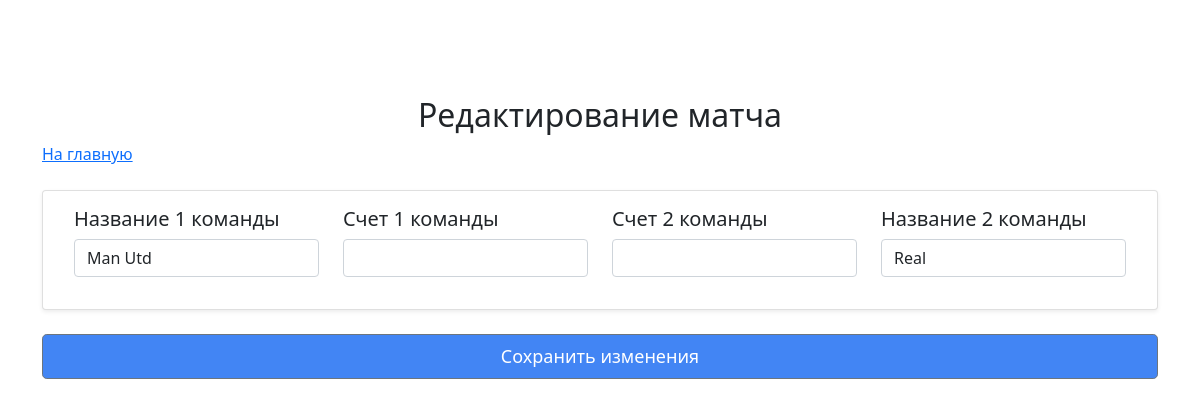
Before: /editevent.php?id=6 with the older database file.
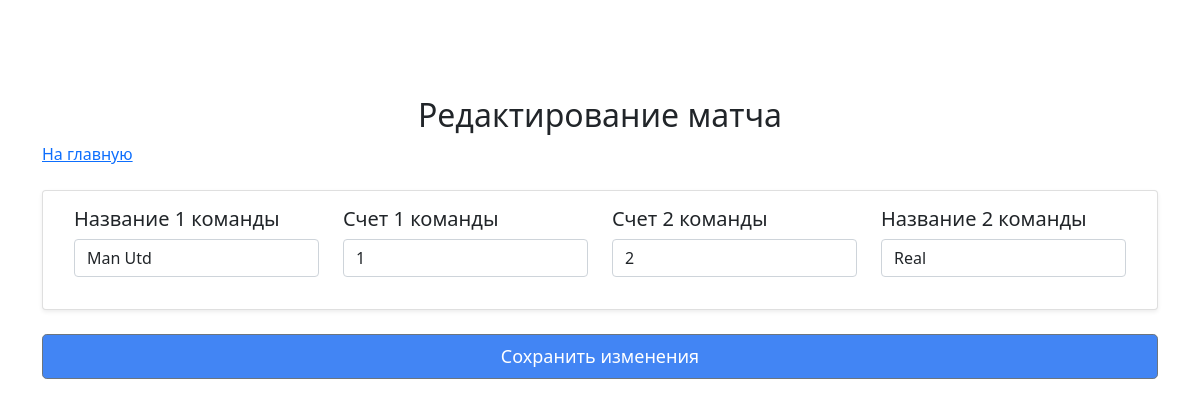
After: the same page with the newer database file.
### tables this page shows
CREATE TABLE `Game` (
  `id` int NOT NULL COMMENT 'id игры',
  `id_team1` int NOT NULL COMMENT 'id первой команды',
  `id_team2` int NOT NULL COMMENT 'id второй команды',
  `Goals1` int NOT NULL,
  `Goals2` int NOT NULL
);

### editevent.php (the view, shortened to what this page needs)
<?php
require "dbconnect.php";
$idMatch = $_GET['id'];
$sql = "SELECT Game.id, Game.id_team1, Game.id_team2, Game.Goals1, Game.Goals2 FROM Game WhERE Game.id=$idMatch";
$sqlgame = $conn->query($sql);
?>
<head>
    <link rel="stylesheet" href="https://cdn.jsdelivr.net/npm/bootstrap@4.6.0/dist/css/bootstrap.min.css">
    <link rel="stylesheet" href="https://cdn.jsdelivr.net/npm/bootstrap@5.1.3/dist/css/bootstrap.min.css">
  </head>
  <body>
  <?php
  foreach ($sqlgame as $games) :
    $id_team1=$games['id_team1'];
    $sqlname = $conn->query("SELECT Team.Name FROM Team WHERE Team.id = $id_team1");
    $name1 = $sqlname->fetch(PDO::FETCH_ASSOC);
    $id_team2=$games['id_team2'];
    $sqlname = $conn->query("SELECT Team.Name FROM Team WHERE Team.id = $id_team2");
    $name2 = $sqlname->fetch(PDO::FETCH_ASSOC);
    $goals1= $games['Goals1'];
    $goals2= $games['Goals2'];
endforeach;
?>
<div class="container pt-5">
        <h2 class="text-center mt-5">Редактирование матча</h2>
        <a href="/index.php">На главную</a>
        <form class="needs-validation" action="/matches.php?id=<?= $idMatch ?>" method="POST">
                    <div class="card mb-4 mt-4 shadow-sm">
                        <div class="card-body">
                            <div class="col">
                                <div class="row">
                                    <div class="col mb-3">
                                        <h5 for="exampleFormControlTextarea1" class="form-label">Название 1 команды
                                        </h5>
                                        <input type="varchar" class="form-control" name="Name1" id="Name1" value = "<?= $name1['Name'] ?>">
                                    </div>
                                    <div class="col mb-3">
                                        <h5 for="exampleFormControlTextarea1" class="form-label">Счет 1 команды
                                        </h5>
                                        <input type="varchar" class="form-control" name="Goals1" id="Goals1" value = "<?= $goals1?>">
                                    </div>
                                    <div class="col mb-3">
                                        <h5 for="exampleFormControlTextarea1" class="form-label">Счет 2 команды
                                        </h5>
                                        <input type="varchar" class="form-control" name="Goals2" id="Goals2" value = "<?= $goals2?>">
                                    </div>
                                    <div class="col mb-3">
                                        <h5 for="exampleFormControlTextarea1" class="form-label">Название 2 команды
                                        </h5>
                                        <input type="varchar" class="form-control" name="Name2" id="Name2" value = "<?= $name2['Name'] ?>">
                                    </div>
                                </div>
                            </div>
                        </div>
                    </div>
                    <button class="btn btn-secondary btn-lg btn-block" formaction="/edit.php?id=<?= $idMatch ?>" type="submit">Сохранить изменения</button>
        </form>
    </div>
</body>

Changed rows visible on the page:
now on this page (row edited): game: Goals1 "1", Goals2 "2"
